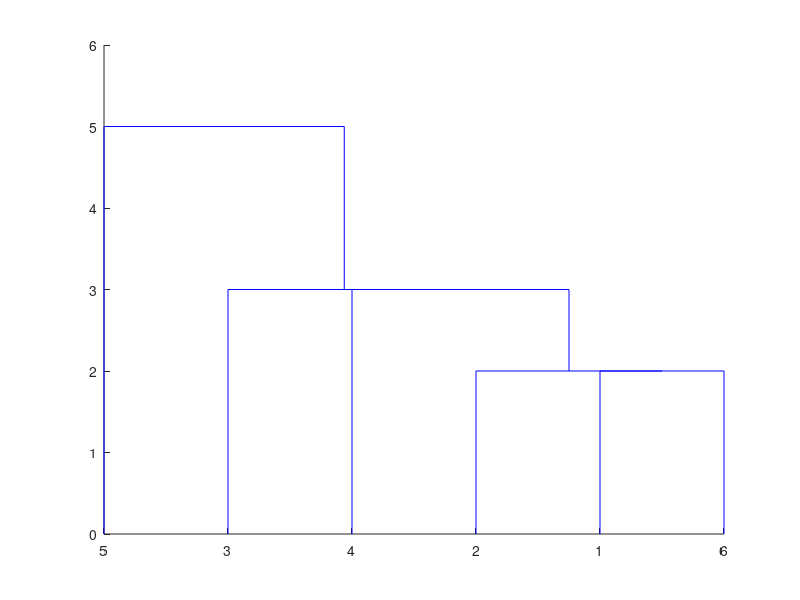
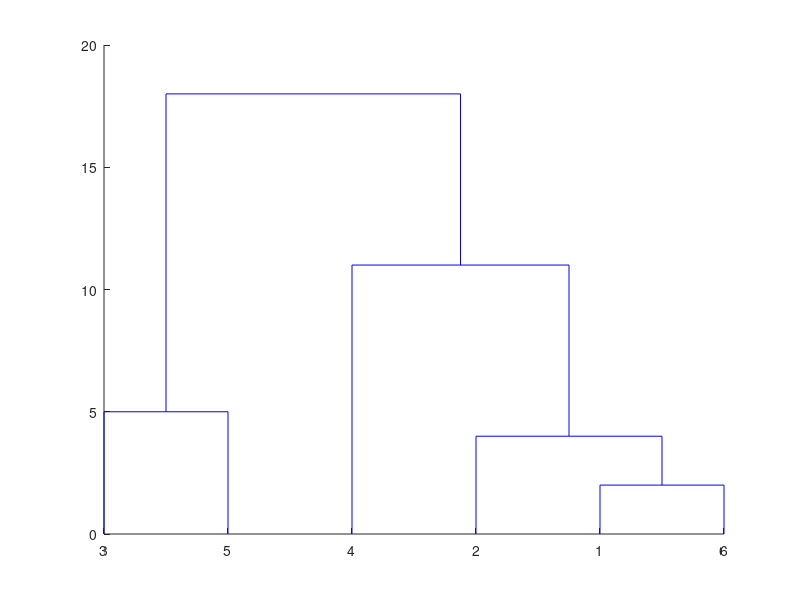
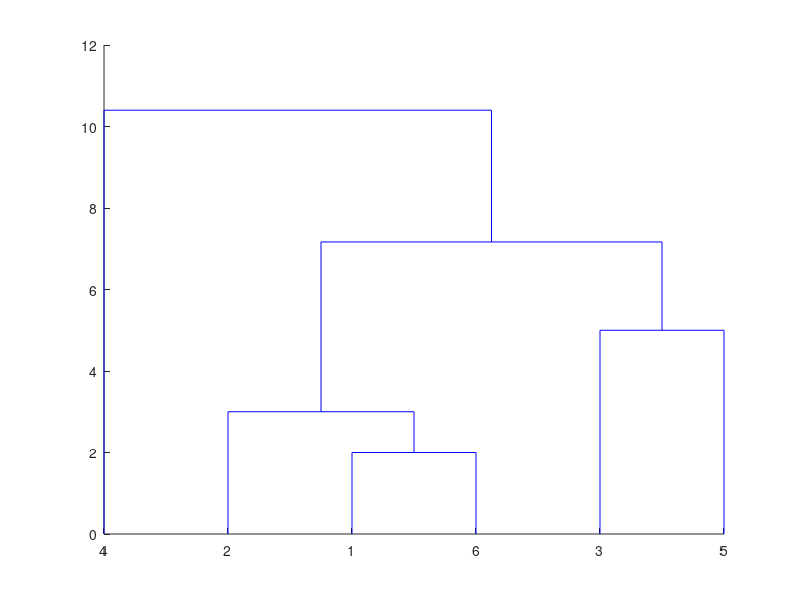
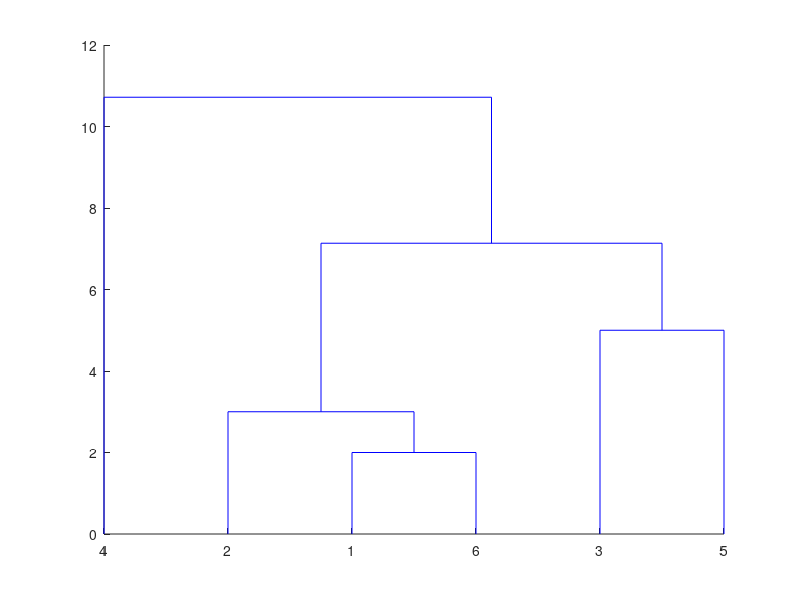

Recreate these plots in MATLAB, in order.
function [ ] = aufgabe5( )
%AUFGABE5 Summary of this function goes here
% Detailed explanation goes here
    X = [1 2 2;2 1 2;0 1 3;3 4 3;0 3 4;2 3 2];
    
    % Distanzen errechnen
    disp('Distanzmatrix');
    d = pdist(X).^2;
    disp(squareform(d));
    
    % Single-Linkage-Verfahren
    disp('Single-Linkage-Verfahren');
    S = linkage(d, 'single');
    disp(S);
    figure(1);
    dendrogram(S,0);
    
    % Complete-Linkage-Verfahren
    disp('Complete-Linkage-Verfahren');
    C = linkage(d, 'complete');
    disp(C);
    figure(2)
    dendrogram(C,0);
    
    % Group-Average-Verfahren
    disp('Group-Average-Verfahren');
    A = linkage(d, 'average');
    disp(A);
    figure(3);
    dendrogram(A,0);
    
    % Centroid-Verfahren
    disp('Centroid-Verfahren');
    CE = linkage(d, 'centroid');
    disp(CE);
    figure(4);
    dendrogram(CE,0);
    
    % Ward-Verfahren
    disp('Ward-Verfahren');
    W = linkage(d, 'ward');
    disp(W);
    figure(5);
    dendrogram(W,0);

end
